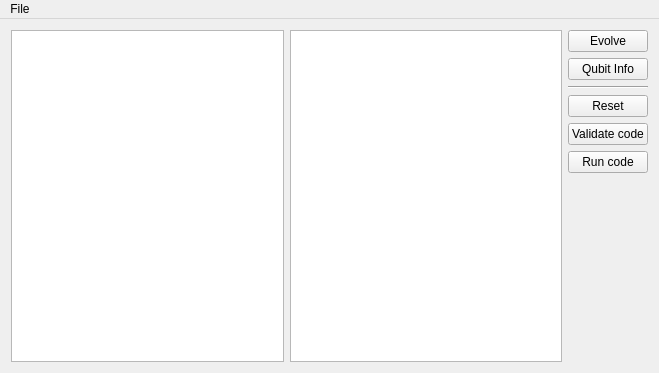
<?xml version="1.0" encoding="UTF-8"?>
<ui version="4.0">
 <class>MainWindow</class>
 <widget class="QMainWindow" name="MainWindow">
  <property name="geometry">
   <rect>
    <x>0</x>
    <y>0</y>
    <width>659</width>
    <height>373</height>
   </rect>
  </property>
  <property name="contextMenuPolicy">
   <enum>Qt::NoContextMenu</enum>
  </property>
  <property name="windowTitle">
   <string>Crossbar Simulator</string>
  </property>
  <property name="animated">
   <bool>true</bool>
  </property>
  <widget class="QWidget" name="centralWidget">
   <property name="sizePolicy">
    <sizepolicy hsizetype="MinimumExpanding" vsizetype="MinimumExpanding">
     <horstretch>0</horstretch>
     <verstretch>0</verstretch>
    </sizepolicy>
   </property>
   <layout class="QGridLayout" name="gridLayout">
    <item row="1" column="0">
     <layout class="QVBoxLayout" name="verticalLayout">
      <property name="spacing">
       <number>6</number>
      </property>
      <item>
       <layout class="QHBoxLayout" name="horizontalLayout_2">
        <item>
         <widget class="QPlainTextEdit" name="editor"/>
        </item>
        <item>
         <widget class="QGraphicsView" name="crossbarGrid"/>
        </item>
        <item>
         <layout class="QVBoxLayout" name="verticalLayout_2">
          <property name="spacing">
           <number>6</number>
          </property>
          <property name="sizeConstraint">
           <enum>QLayout::SetDefaultConstraint</enum>
          </property>
          <item>
           <widget class="QPushButton" name="evolveButton">
            <property name="text">
             <string>Evolve</string>
            </property>
           </widget>
          </item>
          <item>
           <widget class="QPushButton" name="qubitInfoButton">
            <property name="text">
             <string>Qubit Info</string>
            </property>
           </widget>
          </item>
          <item>
           <widget class="Line" name="line">
            <property name="orientation">
             <enum>Qt::Horizontal</enum>
            </property>
           </widget>
          </item>
          <item>
           <widget class="QPushButton" name="resetButton">
            <property name="text">
             <string>Reset</string>
            </property>
           </widget>
          </item>
          <item>
           <widget class="QPushButton" name="validateCodeButton">
            <property name="text">
             <string>Validate code</string>
            </property>
           </widget>
          </item>
          <item>
           <widget class="QPushButton" name="runCodeButton">
            <property name="enabled">
             <bool>true</bool>
            </property>
            <property name="text">
             <string>Run code</string>
            </property>
           </widget>
          </item>
          <item>
           <spacer name="verticalSpacer">
            <property name="orientation">
             <enum>Qt::Vertical</enum>
            </property>
            <property name="sizeHint" stdset="0">
             <size>
              <width>20</width>
              <height>40</height>
             </size>
            </property>
           </spacer>
          </item>
         </layout>
        </item>
       </layout>
      </item>
     </layout>
    </item>
   </layout>
  </widget>
  <widget class="QMenuBar" name="menuBar">
   <property name="geometry">
    <rect>
     <x>0</x>
     <y>0</y>
     <width>659</width>
     <height>25</height>
    </rect>
   </property>
   <property name="nativeMenuBar">
    <bool>false</bool>
   </property>
   <widget class="QMenu" name="menuFile">
    <property name="title">
     <string>File</string>
    </property>
    <addaction name="actionOpen"/>
    <addaction name="actionSettings"/>
    <addaction name="actionExit"/>
   </widget>
   <addaction name="menuFile"/>
  </widget>
  <action name="actionExit">
   <property name="text">
    <string>Exit</string>
   </property>
  </action>
  <action name="actionSettings">
   <property name="text">
    <string>Settings</string>
   </property>
  </action>
  <action name="actionOpen">
   <property name="text">
    <string>Open...</string>
   </property>
  </action>
 </widget>
 <layoutdefault spacing="6" margin="11"/>
 <resources/>
 <connections/>
 <slots>
  <slot>change_dir()</slot>
  <slot>validate_dir()</slot>
  <slot>filter_state_changed()</slot>
  <slot>validate_regex()</slot>
 </slots>
</ui>
